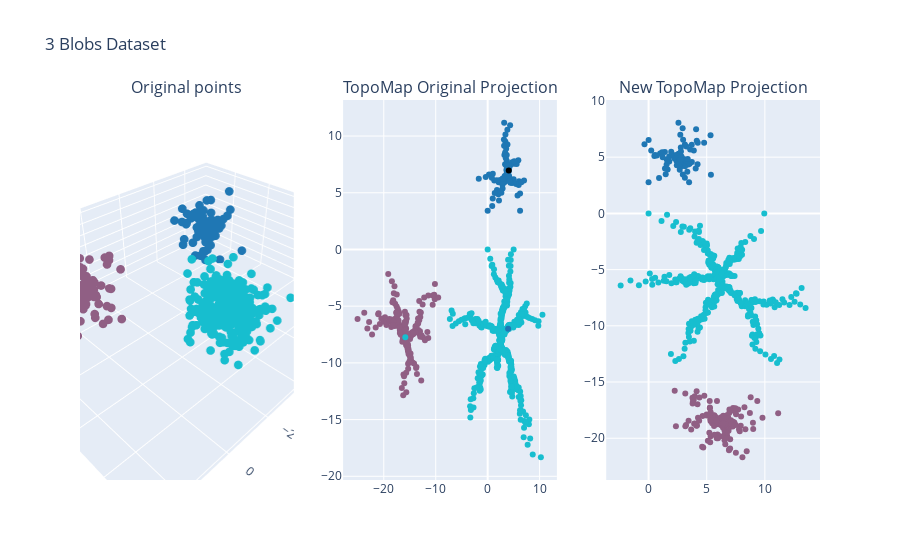

Notebook code cell kept with this figure:
### Code cell
fig = plot_data_projection_plotly(df_blobs, proj_blobs, proj_original_blobs)
fig.update_layout(title_text='3 Blobs Dataset')
fig.show()

### Figure 1 — Plotly figure (JSON) as saved in the notebook; plotly's stock layout.template omitted (floating-point values rounded to 4 significant figures; data arrays with more than 128 entries replaced by an {"elided": "..."} marker saying what was removed)
{"data": [{"marker": {"color": {"elided": "800 int values"}, "colorscale": [[0, "#1F77B4"], [0.1111, "#FF7F0E"], [0.2222, "#2CA02C"], [0.3333, "#D62728"], [0.4444, "#9467BD"], [0.5556, "#8C564B"], [0.6667, "#E377C2"], [0.7778, "#7F7F7F"], [0.8889, "#BCBD22"], [1, "#17BECF"]], "size": 3}, "mode": "markers", "scene": "scene", "type": "scatter3d", "x": {"elided": "800 float values"}, "y": {"elided": "800 float values"}, "z": {"elided": "800 float values"}}, {"marker": {"color": {"elided": "800 int values"}, "colorscale": [[0, "#1F77B4"], [0.1111, "#FF7F0E"], [0.2222, "#2CA02C"], [0.3333, "#D62728"], [0.4444, "#9467BD"], [0.5556, "#8C564B"], [0.6667, "#E377C2"], [0.7778, "#7F7F7F"], [0.8889, "#BCBD22"], [1, "#17BECF"]]}, "mode": "markers", "type": "scatter", "x": {"elided": "801 float values"}, "xaxis": "x", "y": {"elided": "801 float values"}, "yaxis": "y"}, {"marker": {"color": {"elided": "800 int values"}, "colorscale": [[0, "#1F77B4"], [0.1111, "#FF7F0E"], [0.2222, "#2CA02C"], [0.3333, "#D62728"], [0.4444, "#9467BD"], [0.5556, "#8C564B"], [0.6667, "#E377C2"], [0.7778, "#7F7F7F"], [0.8889, "#BCBD22"], [1, "#17BECF"]]}, "mode": "markers", "type": "scatter", "x": {"elided": "800 float values"}, "xaxis": "x2", "y": {"elided": "800 float values"}, "yaxis": "y2"}], "layout": {"annotations": [{"font": {"size": 16}, "showarrow": false, "text": "Original points", "x": 0.1444, "xanchor": "center", "xref": "paper", "y": 1, "yanchor": "bottom", "yref": "paper"}, {"font": {"size": 16}, "showarrow": false, "text": "TopoMap Original Projection", "x": 0.5, "xanchor": "center", "xref": "paper", "y": 1, "yanchor": "bottom", "yref": "paper"}, {"font": {"size": 16}, "showarrow": false, "text": "New TopoMap Projection", "x": 0.8556, "xanchor": "center", "xref": "paper", "y": 1, "yanchor": "bottom", "yref": "paper"}], "scene": {"domain": {"x": [0, 0.2889], "y": [0, 1]}}, "showlegend": false, "title": {"text": "3 Blobs Dataset"}, "xaxis": {"anchor": "y", "domain": [0.3556, 0.6444]}, "xaxis2": {"anchor": "y2", "domain": [0.7111, 1]}, "yaxis": {"anchor": "x", "domain": [0, 1]}, "yaxis2": {"anchor": "x2", "domain": [0, 1]}}}
